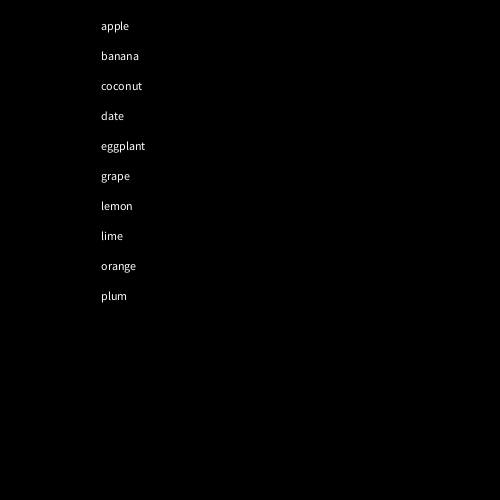
Frame 1 (no input)
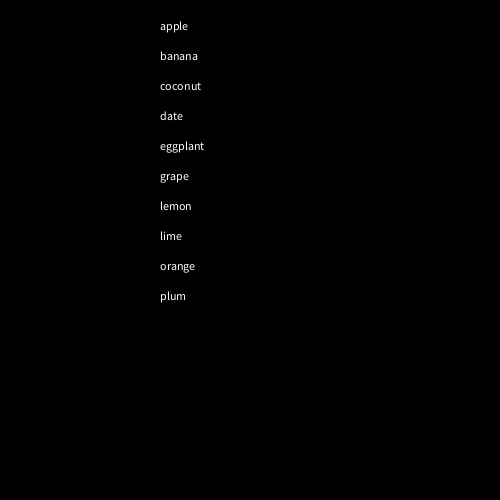
Frame 60 (the mouse pressed at the canvas centre just before this capture)
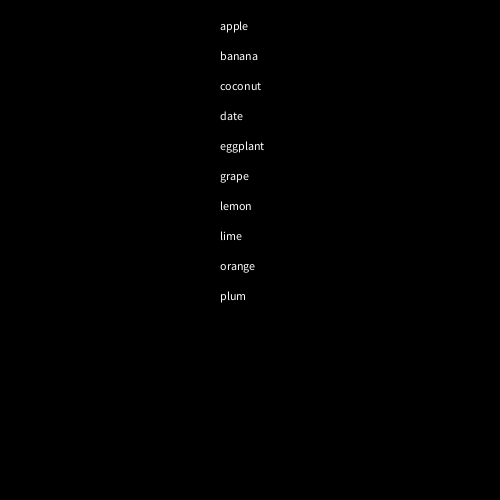
Frame 120 (the mouse held since frame 60 and released just before this capture)

The Processing sketch that drew these frames (run headless with seeded random() and noise(); from frame 60 on, the mouse is pressed at the canvas centre):

// Processing sketch: processing_140518
// ── processing_140518.pde

String[] words= {
  "apple", "banana", "coconut", "date", "eggplant", "grape", "lemon", "lime", "orange", "plum"
};
float move=0;
float x=100;
void setup()
{
  size(500, 500);
  fill(255);
}

void draw()
{
  background(0);
 
  x+=1;
    if (x>width)
    {
      x=0;
    }
  for (int i=0; i<words.length; i++)
  {
    text(words[i], x, 30+(i*30));
    
  }
}
